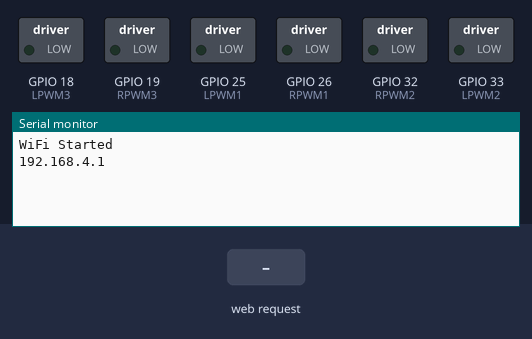
Simulated run of this sketch. Board: ESP32. Shown: switched loads named in the sketch (green lamp = pin HIGH), the last lines printed to the serial monitor. The test bench sets the inputs (shaded band).

Above: at 1.2 s.
1.3 s: HTTP request GET /?dir=f received
At 1.7 s:
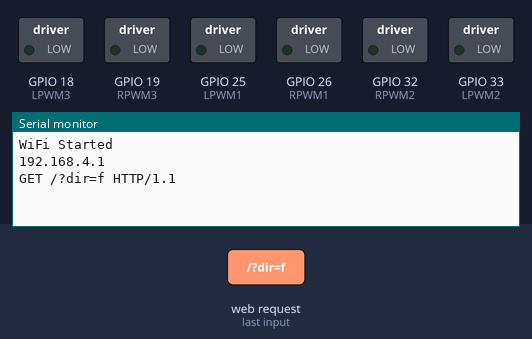
2.8 s: HTTP request GET /?dir=b received
At 4.0 s:
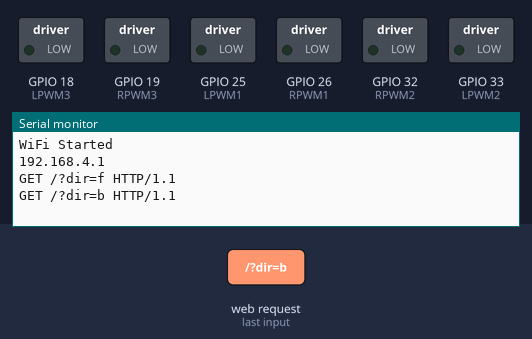
4.3 s: HTTP request GET /?dir=s received
At 5.2 s:
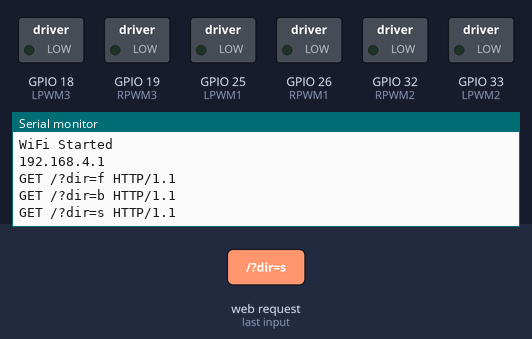

The sketch:

Trial1_esp32_.ino
```cpp
#include <WiFi.h>

// WIFI HOTSPOT
const char* ssid = "ROBOTICARM";
const char* password = "12345678";

WiFiServer server(80);

// -------- IBT-2 Drivers (3 drivers = 6 motors) --------
#define RPWM1 26
#define LPWM1 25

#define RPWM2 32
#define LPWM2 33

#define RPWM3 19
#define LPWM3 18

int pwmValue = 0;
char direction = 's';

//------------------------------------------------------

void stopAll() {
  analogWrite(RPWM1, 0); analogWrite(LPWM1, 0);
  analogWrite(RPWM2, 0); analogWrite(LPWM2, 0);
  analogWrite(RPWM3, 0); analogWrite(LPWM3, 0);
}

void moveForward() {
  stopAll();
  analogWrite(RPWM1, pwmValue);
  analogWrite(RPWM2, pwmValue);
  analogWrite(RPWM3, pwmValue);
}

void moveBackward() {
  stopAll();
  analogWrite(LPWM1, pwmValue);
  analogWrite(LPWM2, pwmValue);
  analogWrite(LPWM3, pwmValue);
}

//------------------------------------------------------

void setup() {

  Serial.begin(115200);

  pinMode(RPWM1, OUTPUT); pinMode(LPWM1, OUTPUT);
  pinMode(RPWM2, OUTPUT); pinMode(LPWM2, OUTPUT);
  pinMode(RPWM3, OUTPUT); pinMode(LPWM3, OUTPUT);

  stopAll();

  // START WIFI HOTSPOT
  WiFi.mode(WIFI_AP);
  WiFi.softAP(ssid, password);

  Serial.println("WiFi Started");
  Serial.println(WiFi.softAPIP());

  server.begin();
}

//------------------------------------------------------

void loop() {

  WiFiClient client = server.available();

  if (client) {

    String request = client.readStringUntil('\r');
    client.flush();

    Serial.println(request);

    // READ PWM
    if (request.indexOf("pwm=") != -1) {

      int start = request.indexOf("pwm=") + 4;
      int end = request.indexOf("&", start);

      if (end == -1)
        end = request.indexOf(" ", start);

      pwmValue = request.substring(start, end).toInt();
      pwmValue = constrain(pwmValue, 0, 1023);
    }

    // READ DIRECTION
    if (request.indexOf("dir=f") != -1)
      direction = 'f';

    if (request.indexOf("dir=b") != -1)
      direction = 'b';

    if (request.indexOf("dir=s") != -1)
      direction = 's';


    if (direction == 'f')
      moveForward();

    else if (direction == 'b')
      moveBackward();

    else
      stopAll();


    // WEBPAGE

    client.println("HTTP/1.1 200 OK");
    client.println("Content-type:text/html\n");

    client.println("<html><body style='font-family:Arial;text-align:center;'>");

    client.println("<h2>ESP32 – 6 Wheel Control</h2>");

    client.println("<form action='/set'>");

    client.println("PWM (0–1023):<br>");

    client.print("<input type='number' name='pwm' value='");
    client.print(pwmValue);
    client.println("'><br><br>");

    client.println("<button name='dir' value='f'>Forward</button>");
    client.println("<button name='dir' value='b'>Backward</button>");
    client.println("<button name='dir' value='s'>Stop</button>");

    client.println("</form>");

    client.print("<p><b>PWM:</b> ");
    client.print(pwmValue);
    client.println("</p>");

    client.print("<p><b>Direction:</b> ");
    client.print(direction);
    client.println("</p>");

    client.println("</body></html>");

    client.stop();
  }
}
```

Measured:
- after the input at 1.3 s, the serial monitor: prints a new line at once (image 1)
- after the input at 2.8 s, the serial monitor: prints a new line at once (image 2)
- after the input at 4.3 s, the serial monitor: prints a new line at once (image 3)
